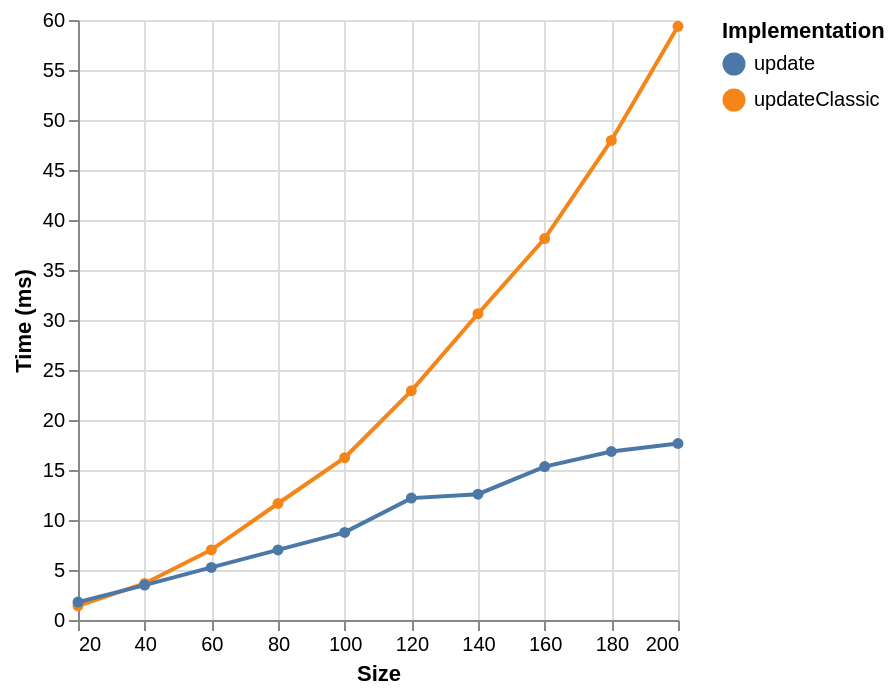

Specify this chart in Vega-Lite:
### Vega specification from a JSON file in a GitHub repository (floating-point values rounded to 4 significant figures)
{"$schema": "https://vega.github.io/schema/vega/v6.json", "background": "white", "padding": 5, "width": 300, "height": 300, "style": "cell", "data": [{"name": "source_0", "values": [{"ms": 1.42, "series": "updateClassic", "size": 20}, {"ms": 3.65, "series": "updateClassic", "size": 40}, {"ms": 7.01, "series": "updateClassic", "size": 60}, {"ms": 11.65, "series": "updateClassic", "size": 80}, {"ms": 16.23, "series": "updateClassic", "size": 100}, {"ms": 22.92, "series": "updateClassic", "size": 120}, {"ms": 30.63, "series": "updateClassic", "size": 140}, {"ms": 38.14, "series": "updateClassic", "size": 160}, {"ms": 47.96, "series": "updateClassic", "size": 180}, {"ms": 59.37, "series": "updateClassic", "size": 200}, {"ms": 1.79, "series": "update", "size": 20}, {"ms": 3.49, "series": "update", "size": 40}, {"ms": 5.26, "series": "update", "size": 60}, {"ms": 7.01, "series": "update", "size": 80}, {"ms": 8.76, "series": "update", "size": 100}, {"ms": 12.19, "series": "update", "size": 120}, {"ms": 12.58, "series": "update", "size": 140}, {"ms": 15.34, "series": "update", "size": 160}, {"ms": 16.85, "series": "update", "size": 180}, {"ms": 17.65, "series": "update", "size": 200}]}, {"name": "data_0", "source": "source_0", "transform": [{"type": "formula", "expr": "toNumber(datum[\"size\"])", "as": "size"}]}, {"name": "data_1", "source": "data_0", "transform": [{"type": "filter", "expr": "isValid(datum[\"size\"]) && isFinite(+datum[\"size\"]) && isValid(datum[\"ms\"]) && isFinite(+datum[\"ms\"])"}]}], "marks": [{"name": "layer_0_pathgroup", "type": "group", "from": {"facet": {"name": "faceted_path_layer_0_main", "data": "data_0", "groupby": ["series"]}}, "encode": {"update": {"width": {"field": {"group": "width"}}, "height": {"field": {"group": "height"}}}}, "marks": [{"name": "layer_0_marks", "type": "line", "style": ["line"], "sort": {"field": "x"}, "from": {"data": "faceted_path_layer_0_main"}, "encode": {"update": {"stroke": {"scale": "color", "field": "series"}, "description": {"signal": "\"Size: \" + (format(datum[\"size\"], \"\")) + \"; Time (ms): \" + (format(datum[\"ms\"], \"\")) + \"; series: \" + (isValid(datum[\"series\"]) ? isArray(datum[\"series\"]) ? join(datum[\"series\"], ' ') : datum[\"series\"] : \"\"+datum[\"series\"])"}, "x": {"scale": "x", "field": "size"}, "y": {"scale": "y", "field": "ms"}, "defined": {"signal": "isValid(datum[\"size\"]) && isFinite(+datum[\"size\"]) && isValid(datum[\"ms\"]) && isFinite(+datum[\"ms\"])"}}}}]}, {"name": "layer_1_marks", "type": "symbol", "style": ["point"], "from": {"data": "data_1"}, "encode": {"update": {"opacity": {"value": 1}, "fill": {"scale": "color", "field": "series"}, "ariaRoleDescription": {"value": "point"}, "description": {"signal": "\"Size: \" + (format(datum[\"size\"], \"\")) + \"; Time (ms): \" + (format(datum[\"ms\"], \"\")) + \"; series: \" + (isValid(datum[\"series\"]) ? isArray(datum[\"series\"]) ? join(datum[\"series\"], ' ') : datum[\"series\"] : \"\"+datum[\"series\"])"}, "x": {"scale": "x", "field": "size"}, "y": {"scale": "y", "field": "ms"}}}}], "scales": [{"name": "x", "type": "linear", "domain": [20, 200], "range": [0, {"signal": "width"}], "nice": true, "zero": false}, {"name": "y", "type": "linear", "domain": [1.42, 59.37], "range": [{"signal": "height"}, 0], "nice": true, "zero": false}, {"name": "color", "type": "ordinal", "domain": {"fields": [{"data": "data_0", "field": "series"}, {"data": "data_1", "field": "series"}], "sort": true}, "range": "category"}], "axes": [{"scale": "x", "orient": "bottom", "tickCount": 10, "values": [20, 40, 60, 80, 100, 120, 140, 160, 180, 200], "gridScale": "y", "grid": true, "domain": false, "labels": false, "aria": false, "maxExtent": 0, "minExtent": 0, "ticks": false, "zindex": 0}, {"scale": "y", "orient": "left", "tickCount": 10, "gridScale": "x", "grid": true, "domain": false, "labels": false, "aria": false, "maxExtent": 0, "minExtent": 0, "ticks": false, "zindex": 0}, {"scale": "x", "orient": "bottom", "grid": false, "title": "Size", "tickCount": 10, "values": [20, 40, 60, 80, 100, 120, 140, 160, 180, 200], "labelFlush": true, "labelOverlap": true, "zindex": 0}, {"scale": "y", "orient": "left", "grid": false, "title": "Time (ms)", "tickCount": 10, "labelOverlap": true, "zindex": 0}], "legends": [{"orient": "right", "symbolLimit": 30, "title": "Implementation", "stroke": "color", "symbolType": "circle", "fill": "color", "encode": {"symbols": {"update": {"opacity": {"value": 1}}}}}]}
